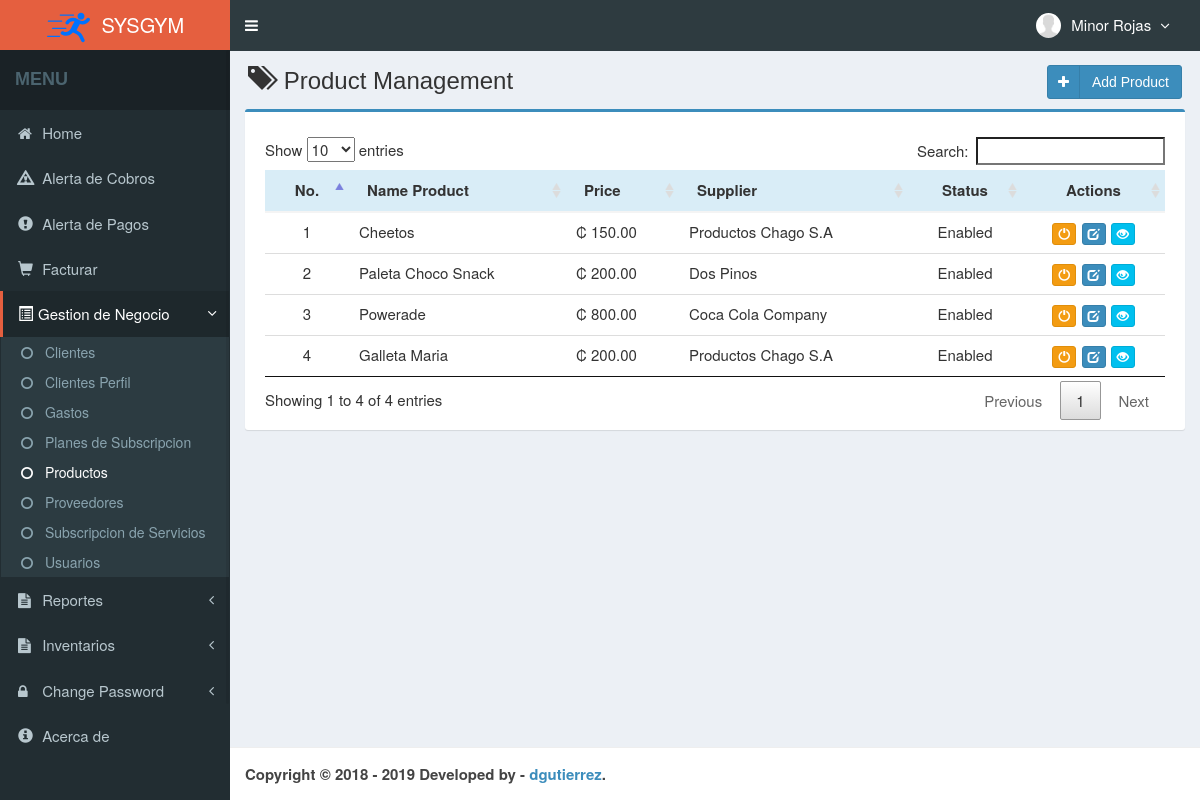
Screenshot of /main.php?module=product (signed in) with the database file from the repository.
### tables this page shows
CREATE TABLE `usuario` (
  `IDUsuario` int(11) NOT NULL,
  `NombreUsuario` varchar(30) NOT NULL,
  `Contrasenia` varchar(60) NOT NULL,
  `Cedula` varchar(15) NOT NULL,
  `NombreCompleto` varchar(50) NOT NULL,
  `Correo` varchar(50) NOT NULL,
  `Telefono` varchar(20) NOT NULL,
  `Direccion` text NOT NULL,
  `Foto` varchar(100) DEFAULT NULL,
  `Role` varchar(15) NOT NULL,
  `Estado` enum('Enabled','Disabled') NOT NULL DEFAULT 'Enabled',
  `created_at` timestamp NOT NULL DEFAULT CURRENT_TIMESTAMP,
  `updated_at` timestamp NOT NULL DEFAULT CURRENT_TIMESTAMP ON UPDATE CURRENT_TIMESTAMP
);

CREATE TABLE `producto` (
  `IDProducto` int(11) NOT NULL,
  `NombreProducto` varchar(40) NOT NULL,
  `Precio` decimal(8,1) NOT NULL,
  `Cantidad` int(11) NOT NULL,
  `IDProveedor` int(11) NOT NULL,
  `Detalle` varchar(100) DEFAULT NULL,
  `Estado` enum('Enabled','Disabled') NOT NULL DEFAULT 'Enabled',
  `created_user` int(11) NOT NULL,
  `created_at` timestamp NOT NULL DEFAULT CURRENT_TIMESTAMP,
  `updated_user` int(11) NOT NULL,
  `updated_at` timestamp NOT NULL DEFAULT CURRENT_TIMESTAMP ON UPDATE CURRENT_TIMESTAMP
);

CREATE TABLE `proveedor` (
  `IDProveedor` int(11) NOT NULL,
  `CedulaJuridica` varchar(20) NOT NULL,
  `NombreProveedor` varchar(50) NOT NULL,
  `Correo` varchar(50) NOT NULL,
  `Direccion` varchar(200) NOT NULL,
  `Telefono1` varchar(20) DEFAULT NULL,
  `Telefono2` varchar(20) DEFAULT NULL,
  `Representante` varchar(50) DEFAULT NULL,
  `Estado` enum('Enabled','Disabled') NOT NULL DEFAULT 'Enabled',
  `created_user` int(11) NOT NULL,
  `created_at` timestamp NOT NULL DEFAULT CURRENT_TIMESTAMP,
  `updated_user` int(11) NOT NULL,
  `updated_at` timestamp NOT NULL DEFAULT CURRENT_TIMESTAMP ON UPDATE CURRENT_TIMESTAMP
);

### Module/product/view.php (the view, shortened to what this page needs)
<section class="content-header">
  <h1>
    <i class="glyphicon glyphicon-tags icon-title"></i> Product Management
    <a class="btn btn-primary btn-social pull-right" href="?module=form_product&form=add" title="Agregar" data-toggle="tooltip">
      <i class="fa fa-plus"></i> Add Product
    </a>
  </h1>
</section>
<section class="content">
  <div class="row">
    <div class="col-md-12">
    <?php
    if ($_SESSION['Role']=='Admin') { ?>
      <div class="box box-primary">
        <div class="box-body">
        <div class="table-responsive">
          <table id="dataTables1" class="table row-border table-hover">
            <thead>
              <tr class="info">
                <th class="center">No.</th>
                <th>Name Product</th>
                <th>Price</th>
                <th>Supplier</th>
                <th class="center">Status</th>
                <th class="center">Actions</th>
              </tr>
            </thead>
            <tbody>
            <?php
            $no = 1;
            $query = mysqli_query($mysqli, "SELECT producto.IDProducto,producto.NombreProducto,producto.Precio,
                                            producto.IDProveedor,producto.Estado,proveedor.IDProveedor,
                                            proveedor.NombreProveedor
                                            FROM producto, proveedor WHERE producto.IDProveedor=proveedor.IDProveedor")
                                            or die('error: '.mysqli_error($mysqli));
            while ($data = mysqli_fetch_assoc($query)) {
              $price_aux = $data['Precio'];
              $price_aux = number_format($price_aux,2);
              echo "<tr width='20'>
                      <td class='center'>$no</td>
                      <td>$data[NombreProducto]</td>
                      <td>₡ $price_aux</td>
                      <td>$data[NombreProveedor]</td>
                      <td class='center'>$data[Estado]</td>
                      <td class='center'>
                        <div>";
                          if ($data['Estado']=='Enabled') { ?>
                            <a data-toggle="tooltip" data-placement="top" title="Disable" style="margin-right:1px" class="btn btn-warning btn-xs" href="Module/product/proses.php?act=off&id=<?php echo $data['IDProducto'];?>">
                                <i style="color:#fff" class="glyphicon glyphicon-off"></i>
                            </a>
                    <?php }
                          else { ?>
                            <a data-toggle="tooltip" data-placement="top" title="Enable" style="margin-right:1px" class="btn btn-success btn-xs" href="Module/product/proses.php?act=on&id=<?php echo $data['IDProducto'];?>">
                                <i style="color:#fff" class="glyphicon glyphicon-ok"></i>
                            </a>
                    <?php }
                      echo "<a data-toggle='tooltip' data-placement='top' title='Modify' style='margin-right:1px;'
                            class='btn btn-primary btn-xs' href='?module=form_product&form=edit&id=$data[IDProducto]'>
                              <i style='color:#fff' class='glyphicon glyphicon-edit'></i>
                          </a>
                          <a data-toggle='tooltip' data-placement='top' title='Detail'  class='btn btn-info btn-xs' href='?module=detailProduct&detail&id=$data[IDProducto]'>
                                <i style='color:#fff' class='glyphicon glyphicon-eye-open'></i>
                          </a>
                        </div>
                      </td>
                    </tr>";
              $no++; } ?>
            </tbody>
          </table>
          </div>
        </div>
      </div>
    <?php
    }
    ?>
    </div>
  </div>
</section>

### top-menu.php (shortened to what this page needs)
<?php
require_once "Config/database.php";
  $query = mysqli_query($mysqli, "SELECT IDUsuario, NombreUsuario, Foto, Role,NombreCompleto FROM usuario
  WHERE IDUsuario='$_SESSION[IDUsuario]'");
  $data = mysqli_fetch_assoc($query);
?>
<li class="dropdown user user-menu">
  <a href="#" class="dropdown-toggle" data-toggle="dropdown">
  <?php
  if ($data['Foto']=="") { ?>
    <img src="Content/images/user/user-default.png" class="user-image" alt="User Image"/>
  <?php
  }
  else { ?>
    <img src="Content/images/user/<?php echo $data['Foto']; ?>" class="user-image" alt="User Image"/>
  <?php
  }
  ?>
    <span class="hidden-xs"><?php echo $data['NombreCompleto']; ?> <i style="margin-left:5px" class="fa fa-angle-down"></i></span>
  </a>
</li>

### Content/assets/css/style.css (style rules this page uses)
.btn-social *:first-child { border-right: 1px solid rgba(0, 0, 0, 0.1); bottom: 0; font-size: 1em !important; left: 0; line-height: 32px !important; position: absolute; text-align: center; top: 0; width: 32px !important; }
.content-header { padding: 15px 18px 0; position: relative; }
.center { text-align:center; }
.icon-title { margin-right: 5px; }
body { background-color: #fff; color: #333; font-size: 15px; line-height: 1.42857; }

### rows the page displays
usuario: NombreCompleto "Minor Rojas"
producto: NombreProducto "Cheetos", Precio "150.00", IDProveedor.NombreProveedor "Productos Chago S.A", Estado "Enabled"
producto: NombreProducto "Paleta Choco Snack", Precio "200.00", IDProveedor.NombreProveedor "Dos Pinos", Estado "Enabled"
producto: NombreProducto "Powerade", Precio "800.00", IDProveedor.NombreProveedor "Coca Cola Company", Estado "Enabled"
producto: NombreProducto "Galleta Maria", Precio "200.00", IDProveedor.NombreProveedor "Productos Chago S.A", Estado "Enabled"
